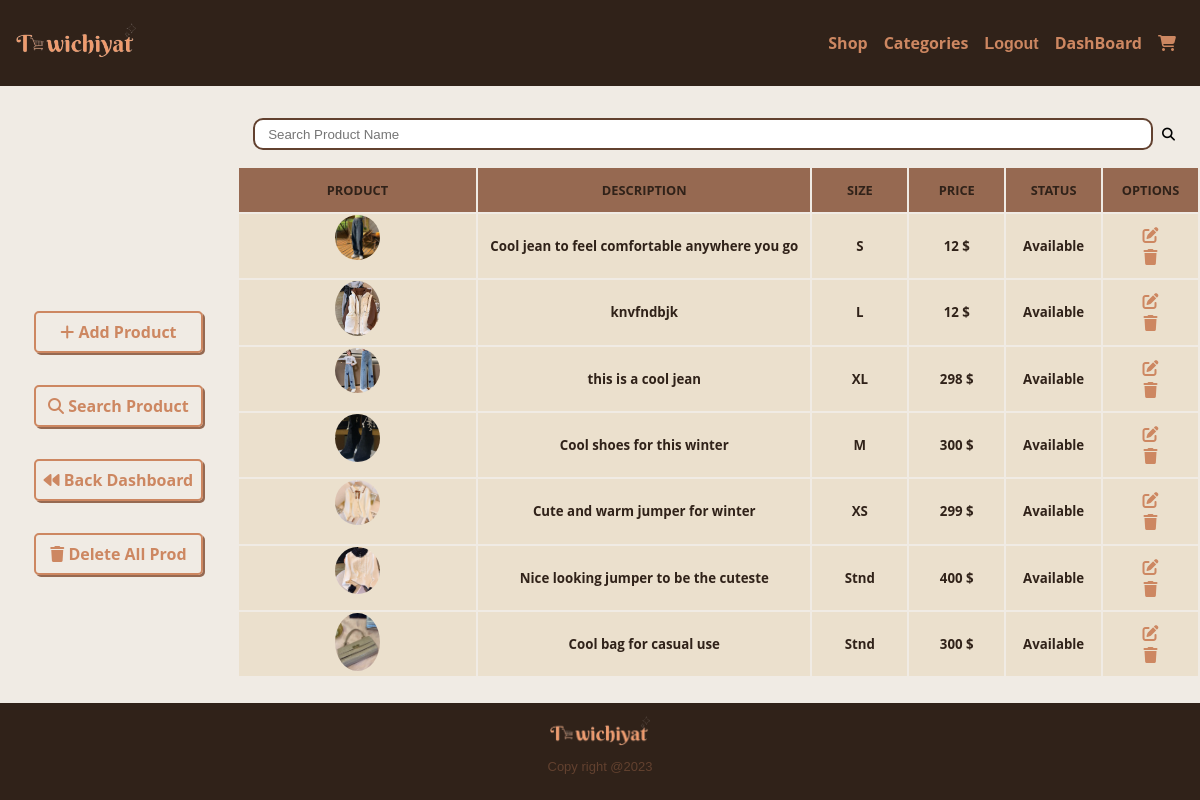
The page /dashboard/search_product/ (signed in) on the database its author committed.
### userP/models.py (models this page shows, shortened)
class Profile(models.Model):
    Women = 'Women'
    Men = 'Men'
    GENDER_CHOICES = (
        (Women, 'Women'),
        (Men, 'Men')
    )
    user = models.OneToOneField(User, related_name='userprofile', on_delete=models.CASCADE)
    is_vendor = models.BooleanField(default=False)
    address = models.CharField(max_length=150)
    phone_nbr = models.CharField(max_length=30)
    gender = models.CharField(max_length=50, choices=GENDER_CHOICES, default=Women)
    slugU =  models.SlugField(max_length=50,default=None)

### vendor_dashboard/models.py (models this page shows, shortened)
class Product(models.Model):
    name = models.CharField(max_length=25,default='Anonymous Product')
    type_p = models.CharField(max_length=25)
    price = models.IntegerField()
    size = models.CharField(max_length=4)
    color = models.CharField(max_length=25)
    description = models.TextField(max_length=400)
    image = models.ImageField(default='default.png', blank=True)
    date = models.DateTimeField(default=datetime.datetime.now, editable=False)
    quantity = models.IntegerField(default=1)
    author = models.ForeignKey(User , null=True, on_delete=models.CASCADE)
    status = models.CharField(max_length=14 , default="Available")

### vendor_dashboard/views.py (the view)
@login_required(login_url="/userP/login")
def search_product(request) :
    if request.method =='POST':
       searched = request.POST['search']
       product_search = Product.objects.filter(
        Q(type_p__icontains=searched) | Q(name__icontains=searched) | Q(color__icontains=searched) ,
        author=request.user
       )
       return render(request , 'vendor_dashboard/search_product.html',{'product_search' :product_search})
    else :
     products = Product.objects.filter(author=request.user)
    return   render(request , 'vendor_dashboard/search_product.html' , {'products':products} )

### Store/context_processors.py (called while the page is built)
def collectionslist(request):
    return {'collectionslist':Collection.objects.filter()}

### Store/models.py (called while the page is built)
    def __str__(self):
        return self.name

### userP/context_processors.py (called while the page is built)
def profiles(request):
    return {'profiles':Profile.objects.all()}

### vendor_dashboard/templates/vendor_dashboard/search_product.html (shortened to what this page needs)
{% extends 'base_layout.html' %}
{% load static %}
{% block content %}
<div class="dashboard-container">
    <div class="options-list product-area-option">
        <a href="{% url 'vendor_dashboard:add_product' %}" name="Add Product"><span class=""><i class="fa-solid fa-plus" style="color: #CD8761;"></i></span> <span class="text-hidden">Add Product</span></a>
        <a href="{% url 'vendor_dashboard:product_area' %}"><span class=""><i class="fa-solid fa-magnifying-glass" style="color: #CD8761;"></i></span> <span class="text-hidden">Search Product</span> </a>
        <a href="{% url 'vendor_dashboard:dashboard' %}" name="Product Area"><span class=""><i class="fa-solid fa-backward" style="color: #CD8761;"></i></span> <span class="text-hidden">Back Dashboard</span> </a>
        <a href="#" name="Delete_Product"><span class=""><i class="fa-solid fa-trash" style="color: #CD8761;"></i></span> <span class="text-hidden"> Delete All Prod</span></a>
    </div>
  <div class="board">
      <nav class="nav-dashboard-search affiche">
        <form action="{% url 'vendor_dashboard:search_product' %}" role="search" method="POST">
            <input type="text" placeholder="Search Product Name" name="search">
            <button type="submit"><i class="fa fa-search"></i></button>
        </form>
      </nav>
            <table width="100%">
               <thead>
                  <tr>
                      <td>Product</td>
                      <td>Description</td>
                      <td>Size</td>
                      <td>Price</td>
                      <td>Status</td>
                      <td>Options</td>
                  </tr>
               </thead>
               <tbody>
                {%  if  product_search %}
                        {% for product in product_search %}
                        <tr class="tr_product">
                          <td style="display: none;" >
                            <p class="product-id" >{{ product.id }}</p>
                          </td>
                            <td class="product">
                              <img src="{{ product.image.url }}" alt="Product Image" >
                              <div class="product-inf">
                                <h5>{{ product.product_type }}</h5>
                              </div>
                            </td>
                            <td class="description" style="width: 35%;">
                              <h5>{{ product.description}}</h5>
                          </td>
                            <td class="size" style="width: 10%;">
                                <h5>{{ product.size}}</h5>
                            </td>
                            <td class="price" style="width: 10%;">
                                  <h5>{{ product.price }} $</h5>
                            </td>
                            <td class="status" style="width: 10%;">
                                <h5>{{ product.status }}</h5>
                            </td>
                            <td class="options" style="width: 10%;">
                                <a href="{% url 'vendor_dashboard:update_product' product_id=product.id %}"><i class="fa-solid fa-pen-to-square" style="color: #CD8761;"></i></a>
                                <a href="#" name="Delete_Oneproduct"><i class="fa-solid fa-trash" style="color: #CD8761;"></i></a>
                            </td>
                        </tr>
                      {% endfor %}
                {% else  %}
                          {% for productt in products %}
                            <tr class="tr_product">
                                <td class="product">
                                  <img src="{{ productt.image.url }}" alt="Product Image" >
                                </td>
                                <td class="description" style="width: 35%;">
                                  <h5>{{ productt.description}}</h5>
                              </td>
                                <td class="size" style="width: 10%;">
                                    <h5>{{ productt.size}}</h5>
                                </td>
                                <td class="price" style="width: 10%;">
                                      <h5>{{ productt.price }} $</h5>
                                </td>
                                <td class="status" style="width: 10%;">
                                    <h5>{{ productt.status }}</h5>
                                </td>
                                <td class="options" style="width: 10%;">
                                    <a href="{% url 'vendor_dashboard:update_product' product_id=productt.id %}"><i class="fa-solid fa-pen-to-square" style="color: #CD8761;"></i></a>
                                    <a href="#" name="Delete_Oneproduct"><i class="fa-solid fa-trash" style="color: #CD8761;"></i></a>
                                </td>
                            </tr>
                          {% endfor %}
                {% endif %}
               </tbody>
            </table>
  </div>
</div>
{% endblock %}

### templates/base_layout.html (shortened to what this page needs)
{% load static%}
<!DOCTYPE html>
<html lang="en">
<head>
    <link rel="stylesheet" href="{% static 'styles.css'%}">
</head>
<body>
    <header class="header">
        <div class="logo-container">
          <a href="{% url 'home'%}"> <img src="{% static 'logo.png' %}" alt="logoImg"></a>
        </div>
        <nav class="nav-bar">
            <ul>
                <li class="nav-elt"><a href="{% url 'Store:shopnow' %}"><span class="hidden"> </span><span class="text-hidden">Shop</span></a></li>
                <li class="nav-elt" id="categoriesnav">
                    <a href="#"><span class="hidden"></span><span class="text-hidden">Categories</span></a>
                </li>
                {% if user.is_authenticated %}
                    <form action="{% url 'userP:logout' %}" class="logout-link" method="POST">
                        <button type="submit" class="nav-elt"><span class="hidden"></span><span class="text-hidden">Logout</span></button>
                    </form>
                    {% for p in profiles %}
                         {% if p.user == user %}
                            {% if p.is_vendor %}
                                <li class="nav-elt"><a href="{% url 'vendor_dashboard:dashboard'%}"><span class="hidden"></span><span class="text-hidden">DashBoard</span></a></li>
                            {% else %}
                                <li class="nav-elt"><a href=""><span class="hidden"><i class="fa-sharp fa-regular fa-heart" style="color: #CD8761;"></i></span><span class="text-hidden">WatchList</span></a></li>
                            {% endif %}
                        {% endif %}
                    {% endfor %}
                {% else %}
                   <li class="nav-elt"><a href="{% url 'userP:login'%}"><span class="hidden"><i class="fa-solid fa-user" style="color: #CD8761;"></i></span><span class="text-hidden">LogIn</span></a></li>
                {% endif %}
                <li class="nav-elt rounded-cart" ><a href="#"><span><i class="fa-solid fa-cart-shopping" style="color: #CD8761;"></i></span></a></li>
            </ul>
        </nav>
    </header>
    {% block content%}
    {% endblock%}
    <footer class="footer footer-absolute">
        <img src="{% static 'logo.png' %}" alt="" width="100px">
        <p class="copy-right">Copy right @2023</p>
    </footer>
</body>
</html>

### assets/styles.css (style rules this page uses)
html,body { margin: 0; padding: 0; width: 100%; height: 100%; background-color: #f0ebe4; font-family: 'Open Sans', sans-serif; }
*,*::after,*::before { box-sizing: border-box; user-select: none; }
body { position: relative; overflow: auto; display: flex; flex-direction: column; -ms-overflow-style: none; scrollbar-width: none; }
.footer { margin-top: auto; padding: 1em 4em; display: flex; flex-direction: column; justify-content: center; align-items: center; background-color: #302219; font-size: small; box-shadow: 2px 2px #62412F; }
.footer p { color: #CD8761; }
.footer-absolute { position: fixed; bottom: 0; width: 100%; }
.what-they-say .feedbacks .feedback .content-feedback p, section.about .content,.footer .copy-right { text-align: justify; color: #62412F; font-family: 'Rajdhani', sans-serif; }
header.header { padding: 1em; display: flex; flex-direction: row; align-items: center; background-color: #302219; width: 100%; }
.logo-container img { max-width: 120px; min-width: 90px; width: 100%; }
.nav-bar { margin-left: auto; }
.nav-bar ul { list-style: none; display: flex; flex-direction: row; justify-content: flex-end; }
.nav-bar ul .nav-elt { padding: 0 0.5em; font-weight: bold; }
.nav-bar ul li.nav-elt a { text-decoration: none; color: #CD8761; font-size: 1rem; }
.logout-link button { background-color: transparent; color: #CD8761; font-size: 1rem; border: none; }
.rounded-cart { position: relative; display: inline-block; }
.text-hidden { display: none; }
.dashboard-container { position: relative; display: flex; flex-direction: column; height: 100%; width: 100%; }
.dashboard-container .options-list { padding: 2em ; display: flex; flex-direction: row; justify-content: space-around; }
.dashboard-container .options-list a { padding: 0.5em; text-decoration: none; color: #CD8761; border: 2px solid #CD8761; border-radius: 5px; box-shadow: 2px 2px #966951; font-weight: bold; }
@media (min-width:700px) { .text-hidden { display: inline-block; } }
@media (min-width:700px) { .dashboard-container { display: flex; flex-direction: row; } }
@media (min-width:700px) { .dashboard-container .options-list { display: flex; flex-direction: column; margin: auto 0; } }
@media (min-width:700px) { .dashboard-container .options-list a { margin: 1em 0.1em; text-align: center; } }
.product-area-option { padding: 0.5em 3em; }
.board { flex: 1; display: flex; flex-direction: column; width: 100%; padding: 0; margin: 0; margin-top: 2em; margin-bottom: 7em; text-align: center; }
.board img { width: 100%; max-width: 45px; min-height: 45px; object-fit: cover; border-radius: 50%; }
.board table tbody { font-weight: 600; font-size: 0.6rem; color:#966951 ; }
.board .product { display: flex; justify-content: flex-start; text-align: start; }
.board .product * { margin: auto; }
table { width: 100%; }
thead tr { border-radius: 10px; border-bottom: 1px solid #CACACA; }
tbody { overflow-y: scroll; }
tbody tr { border-radius: 10px; background-color: #EBE0CD; color: #302219; border-bottom: 1px solid #CD8761; }
tbody tr td:nth-child(2) { width: 100%; display: flex; flex-direction: column; }
tbody tr td:nth-child(2) * { justify-self: center; align-self: center; }
thead td { font-size: 0.8rem ; text-transform: uppercase; background-color: #966951; padding: 1em 0; font-weight: bold; color: #302219; }
.options a { text-decoration: none; color: #302219 ; cursor: pointer; padding: 2em 1em; }
@media (min-width:500px) { .board table tbody { font-size: 1rem; } }
@media (min-width:500px) { .board table thead { font-size: 1.2rem; } }
.nav-dashboard-search { display: none; flex-direction: row; justify-content: space-around; width: 100%; text-align: center; margin: 0 auto 1em; }
.affiche { display: flex; }
.nav-dashboard-search form { padding: 0 1em; width: 100%; display: flex; border-radius: 10px; }
.nav-dashboard-search form input { padding: 0.5em 1em; border-radius: 10px; border: 2px solid #62412F; flex: 1; }
.nav-dashboard-search form button { border: none; background-color: transparent; }
.fa { font-size: 13px; transition: 0.4s; margin: 3px; }

### rows shown on the page
Profile: is_vendor "DashBoard"
Product: image (picture), description "Cool jean to feel comfortable anywhere you go", size "S", price "12", status "Available"
Product: image (picture), description "knvfndbjk", size "L", price "12", status "Available"
Product: image (picture), description "this is a cool jean", size "XL", price "298", status "Available"
Product: image (picture), description "Cool shoes for this winter", size "M", price "300", status "Available"
Product: image (picture), description "Cute and warm jumper for winter", size "XS", price "299", status "Available"
Product: image (picture), description "Nice looking jumper to be the cuteste", size "Stnd", price "400", status "Available"
Product: image (picture), description "Cool bag for casual use", size "Stnd", price "300", status "Available"
